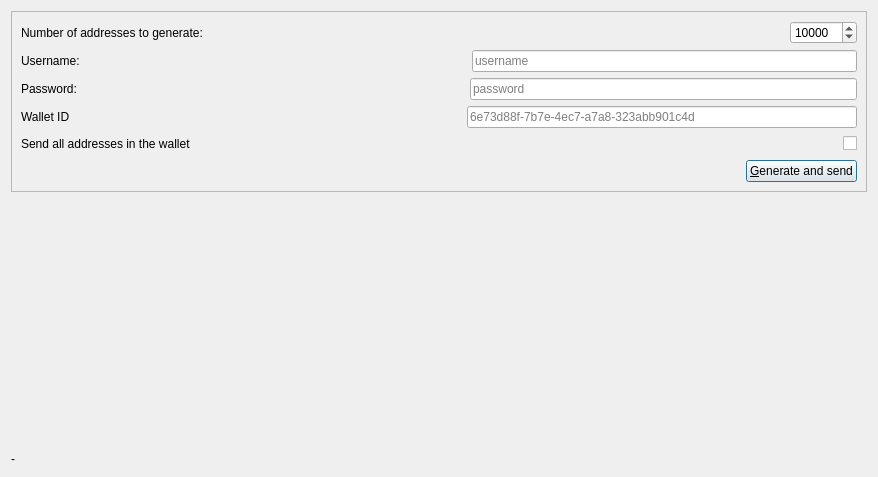
<?xml version="1.0" encoding="UTF-8"?>
<ui version="4.0">
 <class>EnhUploadHDKeyDialog</class>
 <widget class="QDialog" name="EnhUploadHDKeyDialog">
  <property name="geometry">
   <rect>
    <x>0</x>
    <y>0</y>
    <width>878</width>
    <height>477</height>
   </rect>
  </property>
  <property name="sizePolicy">
   <sizepolicy hsizetype="Preferred" vsizetype="Preferred">
    <horstretch>0</horstretch>
    <verstretch>0</verstretch>
   </sizepolicy>
  </property>
  <property name="windowTitle">
   <string>Form</string>
  </property>
  <property name="locale">
   <locale language="English" country="UnitedStates"/>
  </property>
  <layout class="QGridLayout" name="gridLayout">
   <item row="0" column="0">
    <widget class="QFrame" name="frame">
     <property name="sizePolicy">
      <sizepolicy hsizetype="Expanding" vsizetype="Fixed">
       <horstretch>0</horstretch>
       <verstretch>0</verstretch>
      </sizepolicy>
     </property>
     <property name="frameShape">
      <enum>QFrame::StyledPanel</enum>
     </property>
     <property name="frameShadow">
      <enum>QFrame::Sunken</enum>
     </property>
     <layout class="QVBoxLayout" name="verticalLayout">
      <item>
       <layout class="QHBoxLayout" name="horizontalLayout_11">
        <item>
         <widget class="QLabel" name="label_10">
          <property name="text">
           <string>Number of addresses to generate:</string>
          </property>
         </widget>
        </item>
        <item>
         <spacer name="horizontalSpacer_12">
          <property name="orientation">
           <enum>Qt::Horizontal</enum>
          </property>
          <property name="sizeHint" stdset="0">
           <size>
            <width>40</width>
            <height>20</height>
           </size>
          </property>
         </spacer>
        </item>
        <item>
         <widget class="QSpinBox" name="sbNumAddresses">
          <property name="suffix">
           <string/>
          </property>
          <property name="minimum">
           <number>1</number>
          </property>
          <property name="maximum">
           <number>100000</number>
          </property>
          <property name="value">
           <number>10000</number>
          </property>
         </widget>
        </item>
       </layout>
      </item>
      <item>
       <layout class="QHBoxLayout" name="horizontalLayout_14">
        <item>
         <widget class="QLabel" name="label_12">
          <property name="text">
           <string>Username:</string>
          </property>
         </widget>
        </item>
        <item>
         <spacer name="horizontalSpacer_14">
          <property name="orientation">
           <enum>Qt::Horizontal</enum>
          </property>
          <property name="sizeHint" stdset="0">
           <size>
            <width>40</width>
            <height>20</height>
           </size>
          </property>
         </spacer>
        </item>
        <item>
         <widget class="QLineEdit" name="leUsername">
          <property name="text">
           <string/>
          </property>
          <property name="placeholderText">
           <string>username</string>
          </property>
         </widget>
        </item>
       </layout>
      </item>
      <item>
       <layout class="QHBoxLayout" name="horizontalLayout_8">
        <item>
         <widget class="QLabel" name="label_7">
          <property name="text">
           <string>Password:</string>
          </property>
         </widget>
        </item>
        <item>
         <spacer name="horizontalSpacer_9">
          <property name="orientation">
           <enum>Qt::Horizontal</enum>
          </property>
          <property name="sizeHint" stdset="0">
           <size>
            <width>40</width>
            <height>20</height>
           </size>
          </property>
         </spacer>
        </item>
        <item>
         <widget class="QLineEdit" name="lePassword">
          <property name="text">
           <string/>
          </property>
          <property name="echoMode">
           <enum>QLineEdit::PasswordEchoOnEdit</enum>
          </property>
          <property name="placeholderText">
           <string>password</string>
          </property>
         </widget>
        </item>
       </layout>
      </item>
      <item>
       <layout class="QHBoxLayout" name="horizontalLayout_10">
        <item>
         <widget class="QLabel" name="label_9">
          <property name="text">
           <string>Wallet ID</string>
          </property>
         </widget>
        </item>
        <item>
         <spacer name="horizontalSpacer_11">
          <property name="orientation">
           <enum>Qt::Horizontal</enum>
          </property>
          <property name="sizeHint" stdset="0">
           <size>
            <width>40</width>
            <height>20</height>
           </size>
          </property>
         </spacer>
        </item>
        <item>
         <widget class="QLineEdit" name="leWalletId">
          <property name="text">
           <string/>
          </property>
          <property name="echoMode">
           <enum>QLineEdit::Normal</enum>
          </property>
          <property name="placeholderText">
           <string>6e73d88f-7b7e-4ec7-a7a8-323abb901c4d  </string>
          </property>
         </widget>
        </item>
       </layout>
      </item>
      <item>
       <layout class="QHBoxLayout" name="horizontalLayout_9">
        <item>
         <widget class="QLabel" name="label_8">
          <property name="text">
           <string>Send all addresses in the wallet</string>
          </property>
         </widget>
        </item>
        <item>
         <spacer name="horizontalSpacer_10">
          <property name="orientation">
           <enum>Qt::Horizontal</enum>
          </property>
          <property name="sizeHint" stdset="0">
           <size>
            <width>40</width>
            <height>20</height>
           </size>
          </property>
         </spacer>
        </item>
        <item>
         <widget class="QCheckBox" name="cbSendAll">
          <property name="text">
           <string/>
          </property>
         </widget>
        </item>
       </layout>
      </item>
      <item>
       <layout class="QHBoxLayout" name="horizontalLayout_13">
        <item>
         <spacer name="horizontalSpacer_2">
          <property name="orientation">
           <enum>Qt::Horizontal</enum>
          </property>
          <property name="sizeHint" stdset="0">
           <size>
            <width>40</width>
            <height>20</height>
           </size>
          </property>
         </spacer>
        </item>
        <item>
         <widget class="QPushButton" name="generateAndSendButton">
          <property name="text">
           <string>&amp;Generate and send</string>
          </property>
         </widget>
        </item>
       </layout>
      </item>
     </layout>
    </widget>
   </item>
   <item row="1" column="0">
    <widget class="QLabel" name="statusLabel">
     <property name="text">
      <string>-</string>
     </property>
     <property name="alignment">
      <set>Qt::AlignBottom|Qt::AlignLeading|Qt::AlignLeft</set>
     </property>
    </widget>
   </item>
  </layout>
 </widget>
 <resources/>
 <connections/>
</ui>
